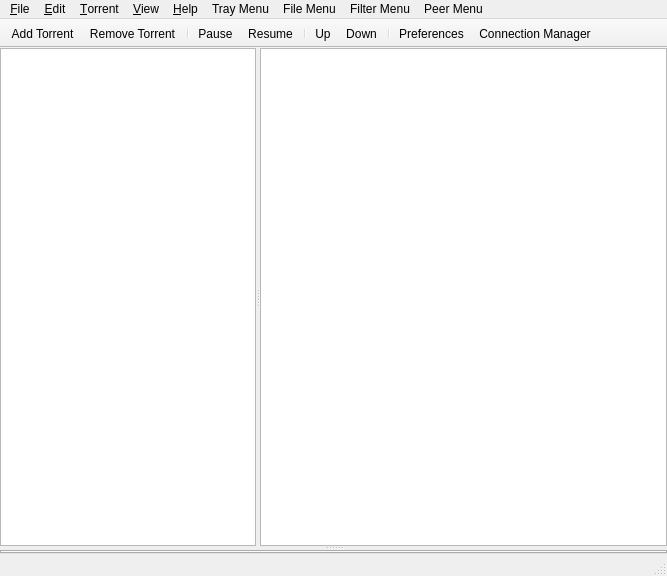
<?xml version="1.0" encoding="UTF-8"?>
<ui version="4.0">
 <author>Nikita Nemkin</author>
 <class>MainWindow</class>
 <widget class="QMainWindow" name="MainWindow">
  <property name="geometry">
   <rect>
    <x>0</x>
    <y>0</y>
    <width>667</width>
    <height>576</height>
   </rect>
  </property>
  <property name="windowTitle">
   <string>Deluge</string>
  </property>
  <widget class="QWidget" name="centralwidget">
   <layout class="QVBoxLayout" name="verticalLayout_6">
    <property name="margin">
     <number>0</number>
    </property>
    <item>
     <widget class="QSplitter" name="splitter_details">
      <property name="orientation">
       <enum>Qt::Vertical</enum>
      </property>
      <widget class="QSplitter" name="splitter_filter">
       <property name="sizePolicy">
        <sizepolicy hsizetype="Expanding" vsizetype="Preferred">
         <horstretch>0</horstretch>
         <verstretch>1</verstretch>
        </sizepolicy>
       </property>
       <property name="orientation">
        <enum>Qt::Horizontal</enum>
       </property>
       <property name="childrenCollapsible">
        <bool>false</bool>
       </property>
       <widget class="FilterView" name="tree_filters">
        <property name="uniformRowHeights">
         <bool>true</bool>
        </property>
        <property name="headerHidden">
         <bool>true</bool>
        </property>
        <column>
         <property name="text">
          <string notr="true">1</string>
         </property>
        </column>
       </widget>
       <widget class="TorrentView" name="tree_torrents">
        <property name="sizePolicy">
         <sizepolicy hsizetype="Expanding" vsizetype="Expanding">
          <horstretch>1</horstretch>
          <verstretch>0</verstretch>
         </sizepolicy>
        </property>
        <property name="selectionMode">
         <enum>QAbstractItemView::ExtendedSelection</enum>
        </property>
        <property name="rootIsDecorated">
         <bool>false</bool>
        </property>
        <property name="uniformRowHeights">
         <bool>true</bool>
        </property>
        <property name="sortingEnabled">
         <bool>true</bool>
        </property>
        <property name="allColumnsShowFocus">
         <bool>true</bool>
        </property>
        <attribute name="headerStretchLastSection">
         <bool>false</bool>
        </attribute>
       </widget>
      </widget>
      <widget class="TorrentDetails" name="tabs_details">
       <property name="currentIndex">
        <number>-1</number>
       </property>
      </widget>
     </widget>
    </item>
   </layout>
  </widget>
  <widget class="QMenuBar" name="menubar">
   <property name="geometry">
    <rect>
     <x>0</x>
     <y>0</y>
     <width>667</width>
     <height>21</height>
    </rect>
   </property>
   <widget class="QMenu" name="menu_file">
    <property name="title">
     <string>&amp;File</string>
    </property>
    <addaction name="action_add_torrent"/>
    <addaction name="action_create_torrent"/>
    <addaction name="separator"/>
    <addaction name="action_quit_daemon"/>
    <addaction name="separator"/>
    <addaction name="action_quit"/>
   </widget>
   <widget class="QMenu" name="menu_edit">
    <property name="title">
     <string>&amp;Edit</string>
    </property>
    <addaction name="action_preferences"/>
    <addaction name="action_connection_manager"/>
   </widget>
   <widget class="QMenu" name="menu_torrent">
    <property name="title">
     <string>&amp;Torrent</string>
    </property>
    <widget class="QMenu" name="menu_torrent_options">
     <property name="title">
      <string>Opt&amp;ions</string>
     </property>
     <property name="icon">
      <iconset resource="../data/resources.qrc">
       <normaloff>:/icons/deluge/16x16/categories/preferences-desktop.png</normaloff>:/icons/deluge/16x16/categories/preferences-desktop.png</iconset>
     </property>
     <widget class="QMenu" name="menu_torrent_download_speed">
      <property name="title">
       <string>&amp;Download Speed Limit</string>
      </property>
      <property name="icon">
       <iconset resource="../data/resources.qrc">
        <normaloff>:/pixmaps/downloading16.png</normaloff>:/pixmaps/downloading16.png</iconset>
      </property>
     </widget>
     <widget class="QMenu" name="menu_torrent_upload_speed">
      <property name="title">
       <string>&amp;Upload Speed Limit</string>
      </property>
      <property name="icon">
       <iconset resource="../data/resources.qrc">
        <normaloff>:/pixmaps/seeding16.png</normaloff>:/pixmaps/seeding16.png</iconset>
      </property>
     </widget>
     <widget class="QMenu" name="menu_torrent_max_connections">
      <property name="title">
       <string>&amp;Connection Limit</string>
      </property>
      <property name="icon">
       <iconset resource="../data/resources.qrc">
        <normaloff>:/icons/deluge/16x16/places/network-workgroup.png</normaloff>:/icons/deluge/16x16/places/network-workgroup.png</iconset>
      </property>
     </widget>
     <widget class="QMenu" name="menu_torrent_upload_slots">
      <property name="title">
       <string>Upload &amp;Slot Limit</string>
      </property>
      <property name="icon">
       <iconset resource="../data/resources.qrc">
        <normaloff>:/icons/deluge/16x16/actions/view-sort-ascending.png</normaloff>:/icons/deluge/16x16/actions/view-sort-ascending.png</iconset>
      </property>
     </widget>
     <widget class="QMenu" name="menu_torrent_auto_managed">
      <property name="title">
       <string>&amp;Auto Managed</string>
      </property>
      <addaction name="action_torrent_automanage_on"/>
      <addaction name="action_torrent_automanage_off"/>
     </widget>
     <addaction name="menu_torrent_download_speed"/>
     <addaction name="menu_torrent_upload_speed"/>
     <addaction name="menu_torrent_max_connections"/>
     <addaction name="menu_torrent_upload_slots"/>
     <addaction name="menu_torrent_auto_managed"/>
    </widget>
    <widget class="QMenu" name="menu_torrent_queue">
     <property name="title">
      <string>&amp;Queue</string>
     </property>
     <property name="icon">
      <iconset resource="../data/resources.qrc">
       <normaloff>:/icons/deluge/16x16/actions/view-sort-ascending.png</normaloff>:/icons/deluge/16x16/actions/view-sort-ascending.png</iconset>
     </property>
     <addaction name="action_torrent_queue_top"/>
     <addaction name="action_torrent_queue_up"/>
     <addaction name="action_torrent_queue_down"/>
     <addaction name="action_torrent_queue_bottom"/>
    </widget>
    <addaction name="action_torrent_open_folder"/>
    <addaction name="separator"/>
    <addaction name="action_torrent_pause"/>
    <addaction name="action_torrent_resume"/>
    <addaction name="separator"/>
    <addaction name="menu_torrent_options"/>
    <addaction name="separator"/>
    <addaction name="menu_torrent_queue"/>
    <addaction name="separator"/>
    <addaction name="action_torrent_update_tracker"/>
    <addaction name="action_torrent_edit_trackers"/>
    <addaction name="separator"/>
    <addaction name="action_torrent_remove"/>
    <addaction name="separator"/>
    <addaction name="action_torrent_move_storage"/>
    <addaction name="action_torrent_force_recheck"/>
   </widget>
   <widget class="QMenu" name="menu_view">
    <property name="title">
     <string>&amp;View</string>
    </property>
    <widget class="QMenu" name="menu_sidebar">
     <property name="title">
      <string>S&amp;idebar</string>
     </property>
     <addaction name="action_sidebar_show_empty"/>
     <addaction name="action_sidebar_show_trackers"/>
    </widget>
    <widget class="QMenu" name="menu_tabs">
     <property name="title">
      <string>T&amp;abs</string>
     </property>
    </widget>
    <widget class="QMenu" name="menu_columns">
     <property name="title">
      <string>&amp;Columns</string>
     </property>
    </widget>
    <addaction name="action_show_toolbar"/>
    <addaction name="action_show_sidebar"/>
    <addaction name="action_show_statusbar"/>
    <addaction name="separator"/>
    <addaction name="menu_tabs"/>
    <addaction name="menu_columns"/>
    <addaction name="menu_sidebar"/>
   </widget>
   <widget class="QMenu" name="menu_help">
    <property name="title">
     <string>&amp;Help</string>
    </property>
    <addaction name="action_help_homepage"/>
    <addaction name="action_help_faq"/>
    <addaction name="action_help_community"/>
    <addaction name="separator"/>
    <addaction name="action_about"/>
   </widget>
   <widget class="QMenu" name="popup_menu_tray">
    <property name="title">
     <string>Tray Menu</string>
    </property>
    <widget class="QMenu" name="menu_download_speed">
     <property name="title">
      <string>&amp;Download Speed Limit</string>
     </property>
     <property name="icon">
      <iconset resource="../data/resources.qrc">
       <normaloff>:/pixmaps/downloading16.png</normaloff>:/pixmaps/downloading16.png</iconset>
     </property>
    </widget>
    <widget class="QMenu" name="menu_upload_speed">
     <property name="title">
      <string>&amp;Upload Speed Limit</string>
     </property>
     <property name="icon">
      <iconset resource="../data/resources.qrc">
       <normaloff>:/pixmaps/seeding16.png</normaloff>:/pixmaps/seeding16.png</iconset>
     </property>
    </widget>
    <widget class="QMenu" name="menu_max_connections">
     <property name="title">
      <string>&amp;Max Connections</string>
     </property>
     <property name="icon">
      <iconset resource="../data/resources.qrc">
       <normaloff>:/icons/deluge/16x16/places/network-workgroup.png</normaloff>:/icons/deluge/16x16/places/network-workgroup.png</iconset>
     </property>
    </widget>
    <addaction name="action_show"/>
    <addaction name="separator"/>
    <addaction name="action_add_torrent"/>
    <addaction name="separator"/>
    <addaction name="action_torrent_resume_all"/>
    <addaction name="action_torrent_pause_all"/>
    <addaction name="separator"/>
    <addaction name="menu_download_speed"/>
    <addaction name="menu_upload_speed"/>
    <addaction name="menu_max_connections"/>
    <addaction name="separator"/>
    <addaction name="action_quit_daemon"/>
    <addaction name="separator"/>
    <addaction name="action_quit"/>
   </widget>
   <widget class="QMenu" name="popup_menu_files">
    <property name="title">
     <string>File Menu</string>
    </property>
    <addaction name="action_file_expand_all"/>
    <addaction name="separator"/>
    <addaction name="action_file_do_not_download"/>
    <addaction name="action_file_priority_normal"/>
    <addaction name="action_file_priority_high"/>
    <addaction name="action_file_priority_highest"/>
   </widget>
   <widget class="QMenu" name="popup_menu_filters">
    <property name="title">
     <string>Filter Menu</string>
    </property>
    <addaction name="action_filter_select_all"/>
    <addaction name="action_filter_pause_all"/>
    <addaction name="action_filter_resume_all"/>
   </widget>
   <widget class="QMenu" name="popup_menu_peers">
    <property name="title">
     <string>Peer Menu</string>
    </property>
    <addaction name="action_torrent_add_peer"/>
   </widget>
   <addaction name="menu_file"/>
   <addaction name="menu_edit"/>
   <addaction name="menu_torrent"/>
   <addaction name="menu_view"/>
   <addaction name="menu_help"/>
   <addaction name="popup_menu_tray"/>
   <addaction name="popup_menu_files"/>
   <addaction name="popup_menu_filters"/>
   <addaction name="popup_menu_peers"/>
  </widget>
  <widget class="QToolBar" name="toolbar">
   <property name="windowTitle">
    <string>Toolbar</string>
   </property>
   <property name="movable">
    <bool>false</bool>
   </property>
   <property name="toolButtonStyle">
    <enum>Qt::ToolButtonTextUnderIcon</enum>
   </property>
   <attribute name="toolBarArea">
    <enum>TopToolBarArea</enum>
   </attribute>
   <attribute name="toolBarBreak">
    <bool>false</bool>
   </attribute>
   <addaction name="action_add_torrent"/>
   <addaction name="action_torrent_remove"/>
   <addaction name="separator"/>
   <addaction name="action_torrent_pause"/>
   <addaction name="action_torrent_resume"/>
   <addaction name="separator"/>
   <addaction name="action_torrent_queue_up"/>
   <addaction name="action_torrent_queue_down"/>
   <addaction name="separator"/>
   <addaction name="action_preferences"/>
   <addaction name="action_connection_manager"/>
  </widget>
  <widget class="StatusBar" name="statusbar"/>
  <action name="action_add_torrent">
   <property name="icon">
    <iconset resource="../data/resources.qrc">
     <normaloff>:/icons/deluge/24x24/actions/list-add.png</normaloff>:/icons/deluge/24x24/actions/list-add.png</iconset>
   </property>
   <property name="text">
    <string>&amp;Add Torrent</string>
   </property>
  </action>
  <action name="action_torrent_remove">
   <property name="icon">
    <iconset resource="../data/resources.qrc">
     <normaloff>:/icons/deluge/24x24/actions/list-remove.png</normaloff>:/icons/deluge/24x24/actions/list-remove.png</iconset>
   </property>
   <property name="text">
    <string>&amp;Remove Torrent</string>
   </property>
  </action>
  <action name="action_torrent_pause">
   <property name="icon">
    <iconset resource="../data/resources.qrc">
     <normaloff>:/icons/deluge/24x24/actions/media-playback-pause.png</normaloff>:/icons/deluge/24x24/actions/media-playback-pause.png</iconset>
   </property>
   <property name="text">
    <string>&amp;Pause</string>
   </property>
  </action>
  <action name="action_torrent_resume">
   <property name="icon">
    <iconset resource="../data/resources.qrc">
     <normaloff>:/icons/deluge/24x24/actions/media-playback-start.png</normaloff>:/icons/deluge/24x24/actions/media-playback-start.png</iconset>
   </property>
   <property name="text">
    <string>Resu&amp;me</string>
   </property>
  </action>
  <action name="action_torrent_queue_up">
   <property name="icon">
    <iconset resource="../data/resources.qrc">
     <normaloff>:/icons/deluge/24x24/actions/go-up.png</normaloff>:/icons/deluge/24x24/actions/go-up.png</iconset>
   </property>
   <property name="text">
    <string>Up</string>
   </property>
  </action>
  <action name="action_torrent_queue_down">
   <property name="icon">
    <iconset resource="../data/resources.qrc">
     <normaloff>:/icons/deluge/24x24/actions/go-down.png</normaloff>:/icons/deluge/24x24/actions/go-down.png</iconset>
   </property>
   <property name="text">
    <string>Down</string>
   </property>
  </action>
  <action name="action_preferences">
   <property name="icon">
    <iconset resource="../data/resources.qrc">
     <normaloff>:/icons/deluge/24x24/categories/preferences-desktop.png</normaloff>:/icons/deluge/24x24/categories/preferences-desktop.png</iconset>
   </property>
   <property name="text">
    <string>Preferences</string>
   </property>
   <property name="menuRole">
    <enum>QAction::PreferencesRole</enum>
   </property>
  </action>
  <action name="action_connection_manager">
   <property name="icon">
    <iconset resource="../data/resources.qrc">
     <normaloff>:/icons/deluge/24x24/places/network-workgroup.png</normaloff>:/icons/deluge/24x24/places/network-workgroup.png</iconset>
   </property>
   <property name="text">
    <string>&amp;Connection Manager</string>
   </property>
   <property name="menuRole">
    <enum>QAction::ApplicationSpecificRole</enum>
   </property>
  </action>
  <action name="action_create_torrent">
   <property name="icon">
    <iconset resource="../data/resources.qrc">
     <normaloff>:/icons/deluge/16x16/mimetypes/text-x-generic.png</normaloff>:/icons/deluge/16x16/mimetypes/text-x-generic.png</iconset>
   </property>
   <property name="text">
    <string>Create Torrent</string>
   </property>
  </action>
  <action name="action_quit">
   <property name="icon">
    <iconset resource="../data/resources.qrc">
     <normaloff>:/icons/deluge/16x16/actions/application-exit.png</normaloff>:/icons/deluge/16x16/actions/application-exit.png</iconset>
   </property>
   <property name="text">
    <string>&amp;Quit</string>
   </property>
   <property name="menuRole">
    <enum>QAction::QuitRole</enum>
   </property>
  </action>
  <action name="action_quit_daemon">
   <property name="icon">
    <iconset resource="../data/resources.qrc">
     <normaloff>:/icons/deluge/16x16/actions/application-exit.png</normaloff>:/icons/deluge/16x16/actions/application-exit.png</iconset>
   </property>
   <property name="text">
    <string>Quit &amp;&amp; Shutdown Daemon</string>
   </property>
   <property name="menuRole">
    <enum>QAction::QuitRole</enum>
   </property>
  </action>
  <action name="action_about">
   <property name="icon">
    <iconset resource="../data/resources.qrc">
     <normaloff>:/icons/deluge/16x16/actions/help-about.png</normaloff>:/icons/deluge/16x16/actions/help-about.png</iconset>
   </property>
   <property name="text">
    <string>&amp;About</string>
   </property>
   <property name="menuRole">
    <enum>QAction::AboutRole</enum>
   </property>
  </action>
  <action name="action_help_faq">
   <property name="icon">
    <iconset resource="../data/resources.qrc">
     <normaloff>:/icons/deluge/16x16/status/dialog-question.png</normaloff>:/icons/deluge/16x16/status/dialog-question.png</iconset>
   </property>
   <property name="text">
    <string>FAQ</string>
   </property>
  </action>
  <action name="action_help_community">
   <property name="icon">
    <iconset resource="../data/resources.qrc">
     <normaloff>:/icons/deluge/16x16/status/dialog-information.png</normaloff>:/icons/deluge/16x16/status/dialog-information.png</iconset>
   </property>
   <property name="text">
    <string>Community</string>
   </property>
  </action>
  <action name="action_help_homepage">
   <property name="icon">
    <iconset resource="../data/resources.qrc">
     <normaloff>:/icons/deluge/16x16/actions/go-home.png</normaloff>:/icons/deluge/16x16/actions/go-home.png</iconset>
   </property>
   <property name="text">
    <string>Homepage</string>
   </property>
  </action>
  <action name="action_torrent_edit_trackers">
   <property name="icon">
    <iconset resource="../data/resources.qrc">
     <normaloff>:/icons/deluge/16x16/actions/document-edit.png</normaloff>:/icons/deluge/16x16/actions/document-edit.png</iconset>
   </property>
   <property name="text">
    <string>&amp;Edit Trackers</string>
   </property>
  </action>
  <action name="action_torrent_update_tracker">
   <property name="icon">
    <iconset resource="../data/resources.qrc">
     <normaloff>:/icons/deluge/16x16/actions/view-refresh.png</normaloff>:/icons/deluge/16x16/actions/view-refresh.png</iconset>
   </property>
   <property name="text">
    <string>&amp;Update Tracker</string>
   </property>
  </action>
  <action name="action_torrent_move_storage">
   <property name="icon">
    <iconset resource="../data/resources.qrc">
     <normaloff>:/icons/deluge/16x16/actions/document-save-as.png</normaloff>:/icons/deluge/16x16/actions/document-save-as.png</iconset>
   </property>
   <property name="text">
    <string>Move &amp;Storage</string>
   </property>
  </action>
  <action name="action_torrent_force_recheck">
   <property name="icon">
    <iconset resource="../data/resources.qrc">
     <normaloff>:/icons/deluge/16x16/actions/edit-redo.png</normaloff>:/icons/deluge/16x16/actions/edit-redo.png</iconset>
   </property>
   <property name="text">
    <string>&amp;Force Re-check</string>
   </property>
  </action>
  <action name="action_torrent_open_folder">
   <property name="icon">
    <iconset resource="../data/resources.qrc">
     <normaloff>:/icons/deluge/16x16/places/folder.png</normaloff>:/icons/deluge/16x16/places/folder.png</iconset>
   </property>
   <property name="text">
    <string>&amp;Open Folder</string>
   </property>
  </action>
  <action name="action_torrent_queue_top">
   <property name="icon">
    <iconset resource="../data/resources.qrc">
     <normaloff>:/icons/deluge/16x16/actions/go-top.png</normaloff>:/icons/deluge/16x16/actions/go-top.png</iconset>
   </property>
   <property name="text">
    <string>&amp;Top</string>
   </property>
  </action>
  <action name="action_torrent_queue_bottom">
   <property name="icon">
    <iconset resource="../data/resources.qrc">
     <normaloff>:/icons/deluge/16x16/actions/go-bottom.png</normaloff>:/icons/deluge/16x16/actions/go-bottom.png</iconset>
   </property>
   <property name="text">
    <string>&amp;Bottom</string>
   </property>
  </action>
  <action name="action_torrent_resume_all">
   <property name="icon">
    <iconset resource="../data/resources.qrc">
     <normaloff>:/icons/deluge/16x16/actions/media-seek-forward.png</normaloff>:/icons/deluge/16x16/actions/media-seek-forward.png</iconset>
   </property>
   <property name="text">
    <string>&amp;Resume All</string>
   </property>
  </action>
  <action name="action_torrent_pause_all">
   <property name="icon">
    <iconset resource="../data/resources.qrc">
     <normaloff>:/icons/deluge/16x16/actions/media-playback-pause.png</normaloff>:/icons/deluge/16x16/actions/media-playback-pause.png</iconset>
   </property>
   <property name="text">
    <string>&amp;Pause All</string>
   </property>
  </action>
  <action name="action_show">
   <property name="checkable">
    <bool>true</bool>
   </property>
   <property name="text">
    <string>&amp;Show Deluge</string>
   </property>
  </action>
  <action name="action_filter_pause_all">
   <property name="icon">
    <iconset resource="../data/resources.qrc">
     <normaloff>:/icons/deluge/16x16/actions/media-playback-pause.png</normaloff>:/icons/deluge/16x16/actions/media-playback-pause.png</iconset>
   </property>
   <property name="text">
    <string>&amp;Pause All</string>
   </property>
  </action>
  <action name="action_filter_resume_all">
   <property name="icon">
    <iconset resource="../data/resources.qrc">
     <normaloff>:/icons/deluge/16x16/actions/media-seek-forward.png</normaloff>:/icons/deluge/16x16/actions/media-seek-forward.png</iconset>
   </property>
   <property name="text">
    <string>Resu&amp;me All</string>
   </property>
  </action>
  <action name="action_filter_select_all">
   <property name="icon">
    <iconset resource="../data/resources.qrc">
     <normaloff>:/icons/deluge/16x16/actions/edit-select-all.png</normaloff>:/icons/deluge/16x16/actions/edit-select-all.png</iconset>
   </property>
   <property name="text">
    <string>&amp;Select All</string>
   </property>
  </action>
  <action name="action_file_expand_all">
   <property name="icon">
    <iconset resource="../data/resources.qrc">
     <normaloff>:/icons/deluge/16x16/actions/zoom-fit-best.png</normaloff>:/icons/deluge/16x16/actions/zoom-fit-best.png</iconset>
   </property>
   <property name="text">
    <string>&amp;Expand All</string>
   </property>
  </action>
  <action name="action_file_do_not_download">
   <property name="icon">
    <iconset resource="../data/resources.qrc">
     <normaloff>:/pixmaps/gtk-no.png</normaloff>:/pixmaps/gtk-no.png</iconset>
   </property>
   <property name="text">
    <string>&amp;Do Not Download</string>
   </property>
  </action>
  <action name="action_file_priority_normal">
   <property name="icon">
    <iconset resource="../data/resources.qrc">
     <normaloff>:/pixmaps/gtk-yes.png</normaloff>:/pixmaps/gtk-yes.png</iconset>
   </property>
   <property name="text">
    <string>&amp;Normal Priority</string>
   </property>
  </action>
  <action name="action_file_priority_high">
   <property name="icon">
    <iconset resource="../data/resources.qrc">
     <normaloff>:/icons/deluge/16x16/actions/go-up.png</normaloff>:/icons/deluge/16x16/actions/go-up.png</iconset>
   </property>
   <property name="text">
    <string>&amp;High Priority</string>
   </property>
  </action>
  <action name="action_file_priority_highest">
   <property name="icon">
    <iconset resource="../data/resources.qrc">
     <normaloff>:/icons/deluge/16x16/actions/go-top.png</normaloff>:/icons/deluge/16x16/actions/go-top.png</iconset>
   </property>
   <property name="text">
    <string>Hi&amp;ghest Priority</string>
   </property>
  </action>
  <action name="action_show_toolbar">
   <property name="checkable">
    <bool>true</bool>
   </property>
   <property name="text">
    <string>&amp;Toolbar</string>
   </property>
  </action>
  <action name="action_show_sidebar">
   <property name="checkable">
    <bool>true</bool>
   </property>
   <property name="text">
    <string>&amp;Sidebar</string>
   </property>
  </action>
  <action name="action_show_statusbar">
   <property name="checkable">
    <bool>true</bool>
   </property>
   <property name="text">
    <string>Status&amp;bar</string>
   </property>
  </action>
  <action name="action_sidebar_show_empty">
   <property name="checkable">
    <bool>true</bool>
   </property>
   <property name="text">
    <string>Show &amp;Zero Hits</string>
   </property>
  </action>
  <action name="action_sidebar_show_trackers">
   <property name="checkable">
    <bool>true</bool>
   </property>
   <property name="text">
    <string>Show &amp;Trackers</string>
   </property>
  </action>
  <action name="action_torrent_add_peer">
   <property name="icon">
    <iconset resource="../data/resources.qrc">
     <normaloff>:/icons/deluge/16x16/actions/list-add.png</normaloff>:/icons/deluge/16x16/actions/list-add.png</iconset>
   </property>
   <property name="text">
    <string>&amp;Add Peer</string>
   </property>
  </action>
  <action name="action_torrent_automanage_on">
   <property name="checkable">
    <bool>true</bool>
   </property>
   <property name="text">
    <string>On</string>
   </property>
  </action>
  <action name="action_torrent_automanage_off">
   <property name="checkable">
    <bool>true</bool>
   </property>
   <property name="text">
    <string>Off</string>
   </property>
  </action>
 </widget>
 <customwidgets>
  <customwidget>
   <class>TorrentDetails</class>
   <extends>QTabWidget</extends>
   <header>deluge_qt.torrent_details</header>
   <container>1</container>
  </customwidget>
  <customwidget>
   <class>FilterView</class>
   <extends>QTreeWidget</extends>
   <header>deluge_qt.filter_view</header>
  </customwidget>
  <customwidget>
   <class>StatusBar</class>
   <extends>QStatusBar</extends>
   <header>deluge_qt.status_bar</header>
  </customwidget>
  <customwidget>
   <class>TorrentView</class>
   <extends>QTreeView</extends>
   <header>deluge_qt.torrent_view</header>
  </customwidget>
 </customwidgets>
 <resources>
  <include location="../data/resources.qrc"/>
 </resources>
 <connections>
  <connection>
   <sender>action_show_toolbar</sender>
   <signal>triggered(bool)</signal>
   <receiver>toolbar</receiver>
   <slot>setVisible(bool)</slot>
   <hints>
    <hint type="sourcelabel">
     <x>-1</x>
     <y>-1</y>
    </hint>
    <hint type="destinationlabel">
     <x>333</x>
     <y>46</y>
    </hint>
   </hints>
  </connection>
  <connection>
   <sender>action_show_statusbar</sender>
   <signal>triggered(bool)</signal>
   <receiver>statusbar</receiver>
   <slot>setVisible(bool)</slot>
   <hints>
    <hint type="sourcelabel">
     <x>-1</x>
     <y>-1</y>
    </hint>
    <hint type="destinationlabel">
     <x>333</x>
     <y>565</y>
    </hint>
   </hints>
  </connection>
  <connection>
   <sender>action_show_sidebar</sender>
   <signal>triggered(bool)</signal>
   <receiver>tree_filters</receiver>
   <slot>setVisible(bool)</slot>
   <hints>
    <hint type="sourcelabel">
     <x>-1</x>
     <y>-1</y>
    </hint>
    <hint type="destinationlabel">
     <x>127</x>
     <y>308</y>
    </hint>
   </hints>
  </connection>
  <connection>
   <sender>action_quit</sender>
   <signal>triggered()</signal>
   <receiver>MainWindow</receiver>
   <slot>close()</slot>
   <hints>
    <hint type="sourcelabel">
     <x>-1</x>
     <y>-1</y>
    </hint>
    <hint type="destinationlabel">
     <x>333</x>
     <y>287</y>
    </hint>
   </hints>
  </connection>
 </connections>
 <slots>
  <slot>on_action_url_triggered()</slot>
 </slots>
</ui>
